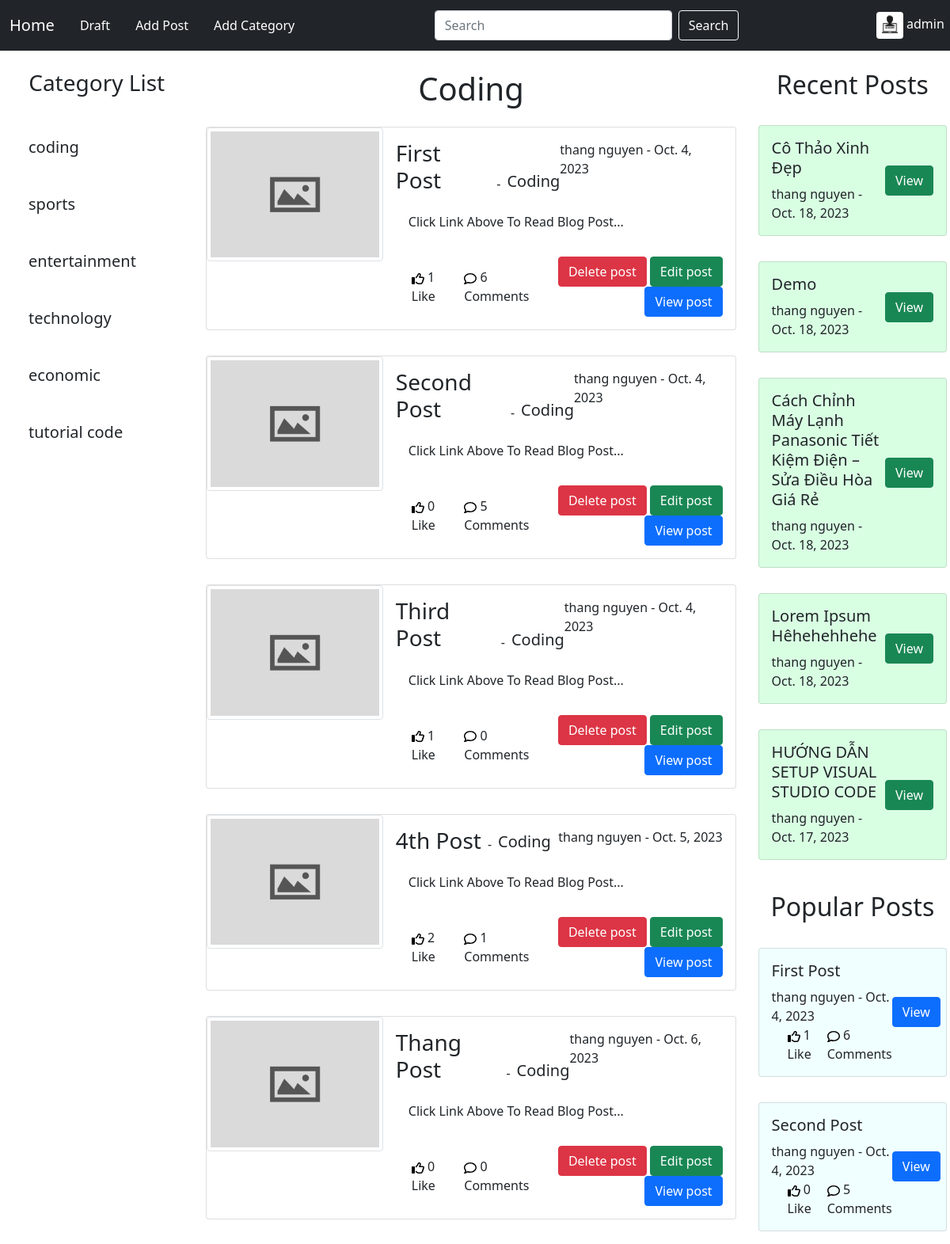
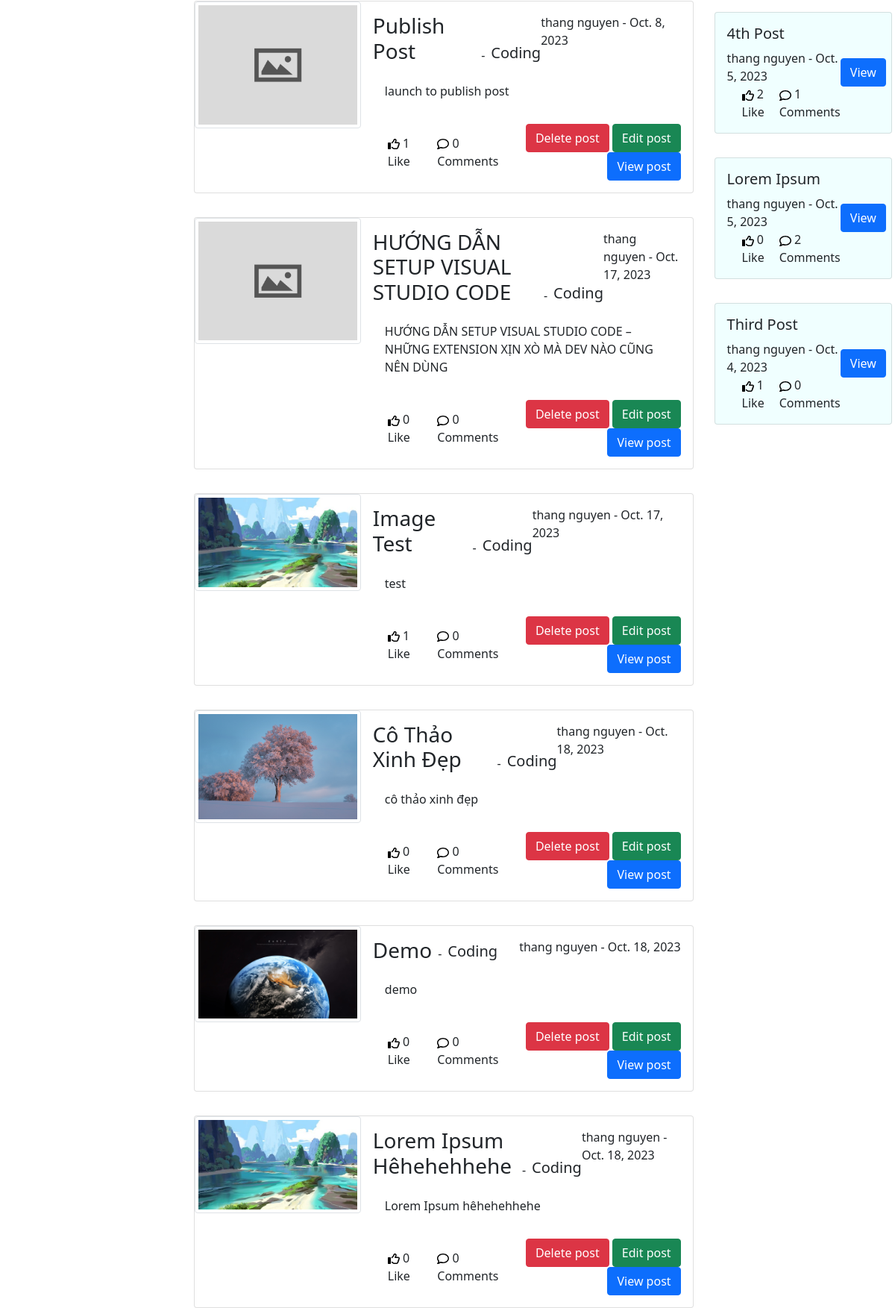
Page /category/coding/ (signed in) on the committed database (2 pictures, top to bottom).
### blog/models.py (models this page shows, shortened)
class Profile(models.Model):
    user = models.OneToOneField(User,null=True,on_delete=models.CASCADE)
    bio = models.TextField()
    profile_pic = models.ImageField(null=True,blank=True,upload_to="images/profile/")
    website_url = models.CharField(max_length=264,null=True,blank=True)
    github_url = models.CharField(max_length=264,null=True,blank=True)

class Category(models.Model):
    name = models.CharField(max_length=264)
    def __str__(self) :
        return self.name

class Post(models.Model):
    title = models.CharField(max_length=264)
    header_image = models.ImageField(null=True,blank=True,upload_to="images/")
    author = models.ForeignKey(User,on_delete=models.CASCADE)
    body = RichTextField(blank=True,null=True)
    post_date = models.DateField(auto_now_add=True)
    category = models.CharField(max_length=264,default='coding')
    snippet = models.CharField(max_length=264)
    likes = models.ManyToManyField(User,related_name='blog_posts')
    is_published = models.BooleanField(default=False)
    def total_likes(self):
        return self.likes.count()
    def total_comment(self):
        return self.comments.count()
    @classmethod
    def get_posts_with_most_comments_and_likes(cls, limit=5):
        return cls.objects.annotate(num_comments=models.Count('comments'),
                                    num_likes=models.Count('likes')).order_by(-(models.F('num_comments') + models.F('num_likes')))[:limit]

### blog/views.py (the view)
# urls.py: path('category/<str:cats>/',CategoryView,name = 'category'),
def CategoryView(request,cats):
    cat_menu_list = Category.objects.all()
    category_post =Post.objects.filter(is_published=True,category = cats.replace('-',' '))
    popular_posts = Post.get_posts_with_most_comments_and_likes()
    latest_posts = Post.objects.filter(is_published=True).order_by('-post_date')[:5]
    return render(request,'categories.html',{'cats':cats.title().replace('-',' '),'category_post':category_post,'cat_menu':cat_menu_list,'latest_posts':latest_posts,'popular_posts':popular_posts})

### templates/categories.html (shortened to what this page needs)
{% extends 'base.html' %}
{% block content %}
{% if category_post %}
<h1 class="text-center m-0 py-4">{{ cats }}</h1>
<ul style="padding: 0; margin: 0px 20px;">
  <li style="list-style: none; padding: 0; margin: 0;">
    {% for post in category_post %}
    <div class="card">
      <div class="row g-0">
        <div class="col-md-4">
          {% if post.header_image %}
          <div class="image-header">
            <img class="img-fluid rounded-start img-thumbnail" src="{{ post.header_image.url }}">
          </div>
          {% else %}
          <div class="image-header">
            <img class="img-fluid rounded-start img-thumbnail" src="http://127.0.0.1:8000/media/images/default-thumbnail.jpg" alt="no image">
          </div>
          {% endif %}
        </div>
        <div class="col-md-8">
          <div class="card-body">
            <div class="post-info d-flex justify-content-between">
              <div class="card-title d-flex align-items-end text-capitalize">
                <a href="{% url 'article_details' post.pk %}" class="post-title text-dark text-decoration-none h3 m-auto">{{ post.title }}</a>
                <span class="px-2">-</span>
                <a href="{% url 'category' post.category|slugify %}" class="post-category text-dark text-decoration-none fs-5">{{ post.category }}</a>
              </div>
              <div class="author-info">
                {{ post.author.first_name }} {{ post.author.last_name }} - {{ post.post_date }}
              </div>
            </div>
            <p class="card-text p-3">{{ post.snippet }}</p>
            <div class="action d-flex justify-content-between align-items-center">
              <div class="react d-flex">
                <div class="like">
                  <span class="count">{{ post.total_likes }}</span>
                  <span class="title">Like</span>
                </div>
                <div class="comment">
                  <span class="count">{{ post.total_comment }}</span>
                  <span class="title">Comments</span>
                </div>
              </div>
              <div class="user-action" style="text-align: end;">
                {% if user.is_superuser  %}
                <a href="{% url 'delete_post' post.pk %}" class="btn btn-danger">Delete post</a>
                <a href="{% url 'admin_update_post' post.pk %}" class="btn btn-success">Edit post</a>
                {% endif %}
                <a href="{% url 'article_details' post.pk %}" class="btn btn-primary">View post</a>
              </div>
            </div>
          </div>
        </div>
      </div>
    </div>
    {% endfor %}
  </li>
</ul>
{% else %}
<h2 class="text-center mt-5">This category has no post</h2>
{% endif %}
{% endblock %}

### templates/base.html (shortened to what this page needs)
{% extends 'navbar.html' %}
    {% block left-nav %}
    <h3 class="text-center py-4">Category List</h3>
    {% for item in cat_menu %}
    <h5>
      <a class="dropdown-item" href="{%  url 'category' item|slugify %}">
        <div class="card-body">
          {{ item }}
        </div>
      </a>
    </h5>
    {% endfor %}
    {% endblock %}
    {% block right-nav %}
    <h2 class="text-center py-4">Recent Posts</h2>
    {% for post in latest_posts %}
    <div class="card" style="background-color: rgb(217, 267, 227);" >
      <div class="card-body">
        <div class="d-flex justify-content-between">
          <div class="post-info">
            <div class="card-title text-capitalize">
              <a href="{% url 'article_details' post.pk %}" class="post-title text-dark text-decoration-none h5 m-auto">{{ post.title }}</a>
            </div>
            <div class="author-info">
                {{ post.author.first_name }} {{ post.author.last_name }} - {{ post.post_date }}
            </div>
          </div>
          <div class="user-action d-flex justify-content-center align-items-center">
            <a href="{% url 'article_details' post.pk %}" class="btn btn-success">View</a>
          </div>
        </div>
      </div>
    </div>
    {% endfor %}
    <h2 class="text-center py-4 mt-3">Popular Posts</h2>
    {% for post in popular_posts %}
    <div class="card"  style="background-color: azure;" >
      <div class="card-body">
        <div class="d-flex justify-content-between">
          <div class="post-info">
            <div class="card-title text-capitalize">
              <a href="{% url 'article_details' post.pk %}" class="post-title text-dark text-decoration-none h5 m-auto">{{ post.title }}</a>
            </div>
            <div class="author-info">
                {{ post.author.first_name }} {{ post.author.last_name }} - {{ post.post_date }}
            </div>
          <div class="react d-flex">
            <div class="like">
              <span class="count">{{ post.total_likes }}</span>
              <span class="title">Like</span>
            </div>
            <div class="comment">
              <span class="count">{{ post.total_comment }}</span>
              <span class="title">Comments</span>
            </div>
          </div>
          </div>
          <div class="user-action d-flex justify-content-center align-items-center">
            <a href="{% url 'article_details' post.pk %}" class="btn btn-primary">View</a>
          </div>
        </div>
      </div>
    </div>
    {% endfor %}
    {% endblock %}

### templates/navbar.html (shortened to what this page needs)
<!DOCTYPE html>
<html lang="en">
  <head>
    <link
      href="https://cdn.jsdelivr.net/npm/bootstrap@5.0.2/dist/css/bootstrap.min.css"
      rel="stylesheet"
    />
  </head>
  <body>
    <nav class="navbar navbar-expand-lg navbar-dark bg-dark">
      <div class="container-fluid">
        <div class="justify-content-between" id="navbarNavAltMarkup">
          <div class="navbar-nav">
            <a class="navbar-brand" href="{% url 'index' %}">Home</a>
            {% if user.is_authenticated %}
            {% if user.is_superuser %}
            <a
              class="nav-link active"
              aria-current="page"
              href="{% url 'admin' %}"
            >
              Draft
            </a>
            {% endif %}
            {% endif %}
            {% if user.is_authenticated and user.is_superuser %}
            <a class="nav-link" href="{% url 'add_post' %}">Add Post</a>
            <a class="nav-link" href="{% url 'add_category' %}">Add Category</a>
            {% endif %}
          </div>
        </div>
        <form class="nav-search d-flex justify-content-center mx-5" action="{% url 'search_posts' %}" method="get">
          <input class="form-control me-2" name="search" type="search" placeholder="Search" aria-label="Search">
          <button class="btn btn-outline-success text-white border-light" type="submit">Search</button>
        </form>
        <div class="user-info">
          {% if user.is_authenticated %}
          <div class="dropdown text-end">
            <button class="btn btn-user-info dropdown-toggle" style="width: min-content;" type="button" data-bs-toggle="dropdown" aria-expanded="false">
              {% if user.profile.profile_pic %}
              <img src="{{ user.profile.profile_pic.url }}" class="rounded m-auto" style="width: 50%;" alt="">
              {% else %}
              <img src="../media/images/download.png" class="rounded m-auto" style="width: 50%;" alt="">
              {% endif %}
              {{ user.username }}
            </button>
          </div>
          {% else %}
          <li class="nav">
            <a class="nav-link" href="{% url 'login' %}">Login</a>
            <a class="nav-link" href="{% url 'register' %}">Register</a>
          </li>
          {% endif %}
        </div>
      </div>
    </nav>
    <div class="d-flex justify-content-between mx-1">
        <div class="left-nav">
          {% block left-nav %} {% endblock %}
        </div>
      <div class="main-content">
        {% block content %} {% endblock %}
      </div>
        <div class="right-nav ms-2">
          {% block right-nav %} {% endblock %}
        </div>
    </div>
  </body>
</html>

### templates/navbar.html (style rules this page uses)
.nav-search input { min-width: 150px; }
.dropdown .btn, .nav-link { box-shadow: none; color: #ffffff !important; }
.navbar-nav .nav-link { padding: 0.5rem 1rem !important; }
.left-nav { width: 20%; }
.right-nav { width: 20%; }
.main-content { width: 60%; }
@media screen and (min-width: 768px) { .nav-search input { min-width: 300px; } }
.main-content .card + .card, .right-nav .card + .card { margin-top: 2rem; }
.like, .comment { margin-left: 20px; }

### rows in the picture
Category: name "coding"
Category: name "sports"
Category: name "entertainment"
Category: name "technology"
Category: name "economic"
Category: name "tutorial code"
Post: title "First Post", category "Coding", author.first_name "thang", author.last_name "nguyen", post_date "Oct. 4, 2023", snippet "Click Link Above To Read Blog Post...", total_likes "1", total_comment "6"
Post: title "Second Post", category "Coding", author.first_name "thang", author.last_name "nguyen", post_date "Oct. 4, 2023", snippet "Click Link Above To Read Blog Post...", total_likes "0", total_comment "5"
Post: title "Third Post", category "Coding", author.first_name "thang", author.last_name "nguyen", post_date "Oct. 4, 2023", snippet "Click Link Above To Read Blog Post...", total_likes "1", total_comment "0"
Post: title "4th Post", category "Coding", author.first_name "thang", author.last_name "nguyen", post_date "Oct. 5, 2023", snippet "Click Link Above To Read Blog Post...", total_likes "2", total_comment "1"
Post: title "Thang Post", category "Coding", author.first_name "thang", author.last_name "nguyen", post_date "Oct. 6, 2023", snippet "Click Link Above To Read Blog Post...", total_likes "0", total_comment "0"
Post: title "Publish Post", category "Coding", author.first_name "thang", author.last_name "nguyen", post_date "Oct. 8, 2023", snippet "launch to publish post", total_likes "1", total_comment "0"
Post: title "HƯỚNG DẪN SETUP VISUAL STUDIO CODE", category "Coding", author.first_name "thang", author.last_name "nguyen", post_date "Oct. 17, 2023", snippet "HƯỚNG DẪN SETUP VISUAL STUDIO CODE – NHỮNG EXTENSION XỊN XÒ MÀ DEV NÀO CŨNG NÊN DÙNG", total_likes "0", total_comment "0"
Post: header_image (picture), title "Image Test", category "Coding", author.first_name "thang", author.last_name "nguyen", post_date "Oct. 17, 2023", snippet "test", total_likes "1", total_comment "0"
Post: header_image (picture), title "Cô Thảo Xinh Đẹp", category "Coding", author.first_name "thang", author.last_name "nguyen", post_date "Oct. 18, 2023", snippet "cô thảo xinh đẹp", total_likes "0", total_comment "0"
Post: header_image (picture), title "Demo", category "Coding", author.first_name "thang", author.last_name "nguyen", post_date "Oct. 18, 2023", snippet "demo", total_likes "0", total_comment "0"
Post: header_image (picture), title "Lorem Ipsum Hêhehehhehe", category "Coding", author.first_name "thang", author.last_name "nguyen", post_date "Oct. 18, 2023", snippet "Lorem Ipsum hêhehehhehe", total_likes "0", total_comment "0"
Post: title "Cách Chỉnh Máy Lạnh Panasonic Tiết Kiệm Điện – Sửa Điều Hòa Giá Rẻ", author.first_name "thang", author.last_name "nguyen", post_date "Oct. 18, 2023"
Post: title "Lorem Ipsum", author.first_name "thang", author.last_name "nguyen", post_date "Oct. 5, 2023", total_likes "0", total_comment "2"

### other values in the picture
{{ user.username }} "admin"
{{ cats }} "Coding"
